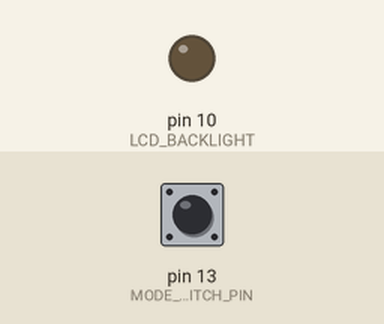
Simulated run of this sketch. Board: Arduino Uno, built with avr-gcc and run on an emulated ATmega328P. Parts: output pins drawn as LEDs (lit = HIGH). The inputs (shaded band) are chosen by the test bench; at power-on: pin 13 (MODE_SWITCH_PIN) LOW.

Above: at 1.2 s.
1.3 s: pin 13 (MODE_SWITCH_PIN) pulled HIGH for 0.15 s
At 1.6 s:
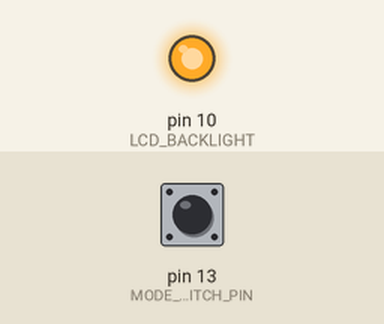
Timing chart, 0 to 7.8 s (numbered marks = the images above; inputs shaded):
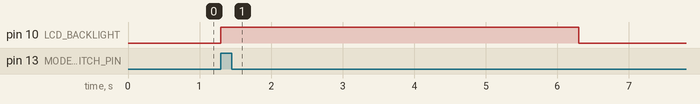

The sketch:

app.ino
```cpp
#include <RTClib.h>
#include <LiquidCrystal.h>
#include <Wire.h>

// Button / Switch Pins
#define MODE_SWITCH_PIN 13
#define INCREMENT_PIN 9
#define DECREMENT_PIN 8
#define BYPASS_PIN 7

// LCD Pins
#define LCD_BACKLIGHT 10
#define LCD_RS 12
#define LCD_EN 11
#define LCD_D4 5
#define LCD_D5 4
#define LCD_D6 3
#define LCD_D7 2

// Program Constants
#define LCD_ON_TIME_MS 5000

enum LCDStates {
    TURNING_ON,
    DISPLAYING,
    TURNING_OFF,
    DISABLED
};

enum SwitchStates {
    IS_OPEN,
    IS_RISING,
    IS_CLOSED,
    IS_FALLING
};

class SwitchMachine
{
    private:
        byte pinNumber;
        byte pinValue;

    public:
        SwitchStates state;
        SwitchMachine(byte n): pinNumber(n) {}

        void run() {
            pinValue = digitalRead(pinNumber);

            switch (state) {
                case IS_OPEN: {
                    if (pinValue == HIGH) {
                        state = IS_RISING;
                    }
                    break;
                }
                case IS_RISING: {
                    state = IS_CLOSED;
                    break;
                }
                case IS_CLOSED: {
                    if (pinValue == LOW) {
                        state = IS_FALLING;
                    }
                    break;
                }
                case IS_FALLING: {
                    state = IS_OPEN;
                    break;
                }
            }
        }
};

class LCDMachine
{
    private:
        LiquidCrystal * lcd;
        SwitchMachine * modeSwitch;
        byte backlightPin;
        unsigned long lcdTurnOnTime;
        bool lcdIsOn;

        void showLCD() {
            //
        }

        void turnOnLCD() {
            lcdIsOn = true;
            digitalWrite(backlightPin, HIGH);
        }

        void turnOffLCD() {
            lcdIsOn = false;
            digitalWrite(backlightPin, LOW);
        }

    public:
        LCDStates state = DISABLED;
        LCDMachine(LiquidCrystal * lcd, SwitchMachine * modeSwitch, byte backlightPin):
            lcd(lcd),
            modeSwitch(modeSwitch),
            backlightPin(backlightPin) {
            lcdIsOn = false;
        }

        void run() {
            switch (state) {
                case TURNING_ON: {
                    turnOnLCD();
                    state = DISPLAYING;
                    lcdTurnOnTime = millis();

                    break;
                }
                case DISPLAYING: {
                    showLCD();

                    if (modeSwitch->state == IS_RISING) {
                        lcdTurnOnTime = millis();
                    }

                    if (millis() > lcdTurnOnTime + LCD_ON_TIME_MS) {
                        state = TURNING_OFF;
                    }

                    break;
                }
                case TURNING_OFF: {
                    turnOffLCD();
                    state = DISABLED;

                    break;
                }
                case DISABLED: {
                    if (modeSwitch->state == IS_RISING) {
                        state = TURNING_ON;
                    }

                    break;
                }
            }
        }
};

RTC_DS3231 rtc;
LiquidCrystal lcdPanel(LCD_RS, LCD_EN, LCD_D4, LCD_D5, LCD_D6, LCD_D7);

SwitchMachine modeSwitch(MODE_SWITCH_PIN);
LCDMachine lcd(&lcdPanel, &modeSwitch, LCD_BACKLIGHT);

void setup () {
    pinMode(LCD_BACKLIGHT, OUTPUT);
}

void loop () {
    modeSwitch.run();
    lcd.run();
}
```

Measured:
- after the input at 1.3 s, pin 10 (LCD_BACKLIGHT): LOW → HIGH at once, → LOW 5.0 s later
